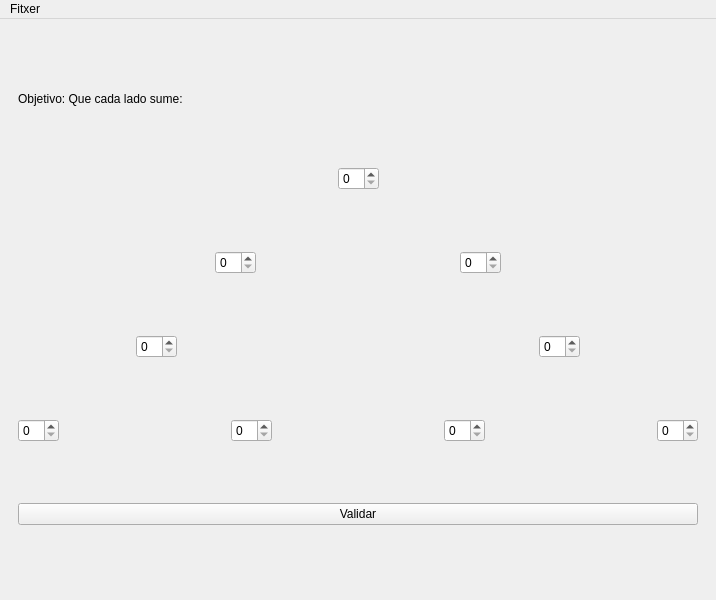
<?xml version="1.0" encoding="UTF-8"?>
<ui version="4.0">
 <class>MainWindow</class>
 <widget class="QMainWindow" name="MainWindow">
  <property name="geometry">
   <rect>
    <x>0</x>
    <y>0</y>
    <width>716</width>
    <height>600</height>
   </rect>
  </property>
  <property name="windowTitle">
   <string>MainWindow</string>
  </property>
  <widget class="QWidget" name="centralwidget">
   <layout class="QVBoxLayout" name="verticalLayout_4">
    <item>
     <widget class="QStackedWidget" name="stackedWidget">
      <property name="currentIndex">
       <number>0</number>
      </property>
      <widget class="QWidget" name="page">
       <layout class="QVBoxLayout" name="verticalLayout">
        <item>
         <layout class="QHBoxLayout" name="horizontalLayout_6">
          <item>
           <widget class="QLabel" name="label">
            <property name="sizePolicy">
             <sizepolicy hsizetype="Preferred" vsizetype="Fixed">
              <horstretch>0</horstretch>
              <verstretch>0</verstretch>
             </sizepolicy>
            </property>
            <property name="text">
             <string>Objetivo: Que cada lado sume: </string>
            </property>
           </widget>
          </item>
          <item>
           <widget class="QLabel" name="maxSum_lb">
            <property name="sizePolicy">
             <sizepolicy hsizetype="Preferred" vsizetype="Fixed">
              <horstretch>0</horstretch>
              <verstretch>0</verstretch>
             </sizepolicy>
            </property>
            <property name="text">
             <string/>
            </property>
           </widget>
          </item>
         </layout>
        </item>
        <item>
         <layout class="QHBoxLayout" name="horizontalLayout_4">
          <item>
           <spacer name="horizontalSpacer_3">
            <property name="orientation">
             <enum>Qt::Horizontal</enum>
            </property>
            <property name="sizeHint" stdset="0">
             <size>
              <width>40</width>
              <height>20</height>
             </size>
            </property>
           </spacer>
          </item>
          <item>
           <widget class="QSpinBox" name="sb_1"/>
          </item>
          <item>
           <spacer name="horizontalSpacer_4">
            <property name="orientation">
             <enum>Qt::Horizontal</enum>
            </property>
            <property name="sizeHint" stdset="0">
             <size>
              <width>40</width>
              <height>20</height>
             </size>
            </property>
           </spacer>
          </item>
         </layout>
        </item>
        <item>
         <layout class="QHBoxLayout" name="horizontalLayout_3">
          <item>
           <spacer name="horizontalSpacer_8">
            <property name="orientation">
             <enum>Qt::Horizontal</enum>
            </property>
            <property name="sizeHint" stdset="0">
             <size>
              <width>40</width>
              <height>20</height>
             </size>
            </property>
           </spacer>
          </item>
          <item>
           <widget class="QSpinBox" name="sb_2"/>
          </item>
          <item>
           <spacer name="horizontalSpacer">
            <property name="orientation">
             <enum>Qt::Horizontal</enum>
            </property>
            <property name="sizeHint" stdset="0">
             <size>
              <width>40</width>
              <height>20</height>
             </size>
            </property>
           </spacer>
          </item>
          <item>
           <widget class="QSpinBox" name="sb_3"/>
          </item>
          <item>
           <spacer name="horizontalSpacer_9">
            <property name="orientation">
             <enum>Qt::Horizontal</enum>
            </property>
            <property name="sizeHint" stdset="0">
             <size>
              <width>40</width>
              <height>20</height>
             </size>
            </property>
           </spacer>
          </item>
         </layout>
        </item>
        <item>
         <layout class="QHBoxLayout" name="horizontalLayout_2">
          <item>
           <spacer name="horizontalSpacer_10">
            <property name="orientation">
             <enum>Qt::Horizontal</enum>
            </property>
            <property name="sizeHint" stdset="0">
             <size>
              <width>40</width>
              <height>20</height>
             </size>
            </property>
           </spacer>
          </item>
          <item>
           <widget class="QSpinBox" name="sb_4"/>
          </item>
          <item>
           <spacer name="horizontalSpacer_14">
            <property name="orientation">
             <enum>Qt::Horizontal</enum>
            </property>
            <property name="sizeHint" stdset="0">
             <size>
              <width>40</width>
              <height>20</height>
             </size>
            </property>
           </spacer>
          </item>
          <item>
           <spacer name="horizontalSpacer_2">
            <property name="orientation">
             <enum>Qt::Horizontal</enum>
            </property>
            <property name="sizeHint" stdset="0">
             <size>
              <width>40</width>
              <height>20</height>
             </size>
            </property>
           </spacer>
          </item>
          <item>
           <spacer name="horizontalSpacer_15">
            <property name="orientation">
             <enum>Qt::Horizontal</enum>
            </property>
            <property name="sizeHint" stdset="0">
             <size>
              <width>40</width>
              <height>20</height>
             </size>
            </property>
           </spacer>
          </item>
          <item>
           <widget class="QSpinBox" name="sb_5"/>
          </item>
          <item>
           <spacer name="horizontalSpacer_11">
            <property name="orientation">
             <enum>Qt::Horizontal</enum>
            </property>
            <property name="sizeHint" stdset="0">
             <size>
              <width>40</width>
              <height>20</height>
             </size>
            </property>
           </spacer>
          </item>
         </layout>
        </item>
        <item>
         <layout class="QHBoxLayout" name="horizontalLayout">
          <item>
           <widget class="QSpinBox" name="sb_6"/>
          </item>
          <item>
           <spacer name="horizontalSpacer_5">
            <property name="orientation">
             <enum>Qt::Horizontal</enum>
            </property>
            <property name="sizeHint" stdset="0">
             <size>
              <width>40</width>
              <height>20</height>
             </size>
            </property>
           </spacer>
          </item>
          <item>
           <widget class="QSpinBox" name="sb_7"/>
          </item>
          <item>
           <spacer name="horizontalSpacer_6">
            <property name="orientation">
             <enum>Qt::Horizontal</enum>
            </property>
            <property name="sizeHint" stdset="0">
             <size>
              <width>40</width>
              <height>20</height>
             </size>
            </property>
           </spacer>
          </item>
          <item>
           <widget class="QSpinBox" name="sb_8"/>
          </item>
          <item>
           <spacer name="horizontalSpacer_7">
            <property name="orientation">
             <enum>Qt::Horizontal</enum>
            </property>
            <property name="sizeHint" stdset="0">
             <size>
              <width>40</width>
              <height>20</height>
             </size>
            </property>
           </spacer>
          </item>
          <item>
           <widget class="QSpinBox" name="sb_9"/>
          </item>
         </layout>
        </item>
        <item>
         <widget class="QPushButton" name="validate_btn">
          <property name="text">
           <string>Validar</string>
          </property>
         </widget>
        </item>
       </layout>
      </widget>
      <widget class="QWidget" name="pg_configurar">
       <layout class="QVBoxLayout" name="verticalLayout_2">
        <item>
         <layout class="QHBoxLayout" name="horizontalLayout_5">
          <property name="sizeConstraint">
           <enum>QLayout::SetDefaultConstraint</enum>
          </property>
          <item>
           <widget class="QLabel" name="label_2">
            <property name="sizePolicy">
             <sizepolicy hsizetype="Preferred" vsizetype="Fixed">
              <horstretch>0</horstretch>
              <verstretch>0</verstretch>
             </sizepolicy>
            </property>
            <property name="text">
             <string>Suma del lado:</string>
            </property>
           </widget>
          </item>
          <item>
           <widget class="QSpinBox" name="side_sb"/>
          </item>
         </layout>
        </item>
        <item>
         <widget class="QPushButton" name="ok_btn">
          <property name="sizePolicy">
           <sizepolicy hsizetype="Minimum" vsizetype="Fixed">
            <horstretch>0</horstretch>
            <verstretch>0</verstretch>
           </sizepolicy>
          </property>
          <property name="text">
           <string>OK</string>
          </property>
         </widget>
        </item>
       </layout>
      </widget>
     </widget>
    </item>
   </layout>
  </widget>
  <widget class="QMenuBar" name="menubar">
   <property name="geometry">
    <rect>
     <x>0</x>
     <y>0</y>
     <width>716</width>
     <height>21</height>
    </rect>
   </property>
   <widget class="QMenu" name="menuFitxer">
    <property name="title">
     <string>Fitxer</string>
    </property>
    <addaction name="ac_configurar"/>
    <addaction name="ac_sortir"/>
   </widget>
   <addaction name="menuFitxer"/>
  </widget>
  <action name="ac_configurar">
   <property name="text">
    <string>Configurar</string>
   </property>
  </action>
  <action name="ac_sortir">
   <property name="text">
    <string>Sortir</string>
   </property>
  </action>
  <action name="ac_quant_a">
   <property name="text">
    <string>Quant a</string>
   </property>
  </action>
 </widget>
 <resources/>
 <connections/>
</ui>
